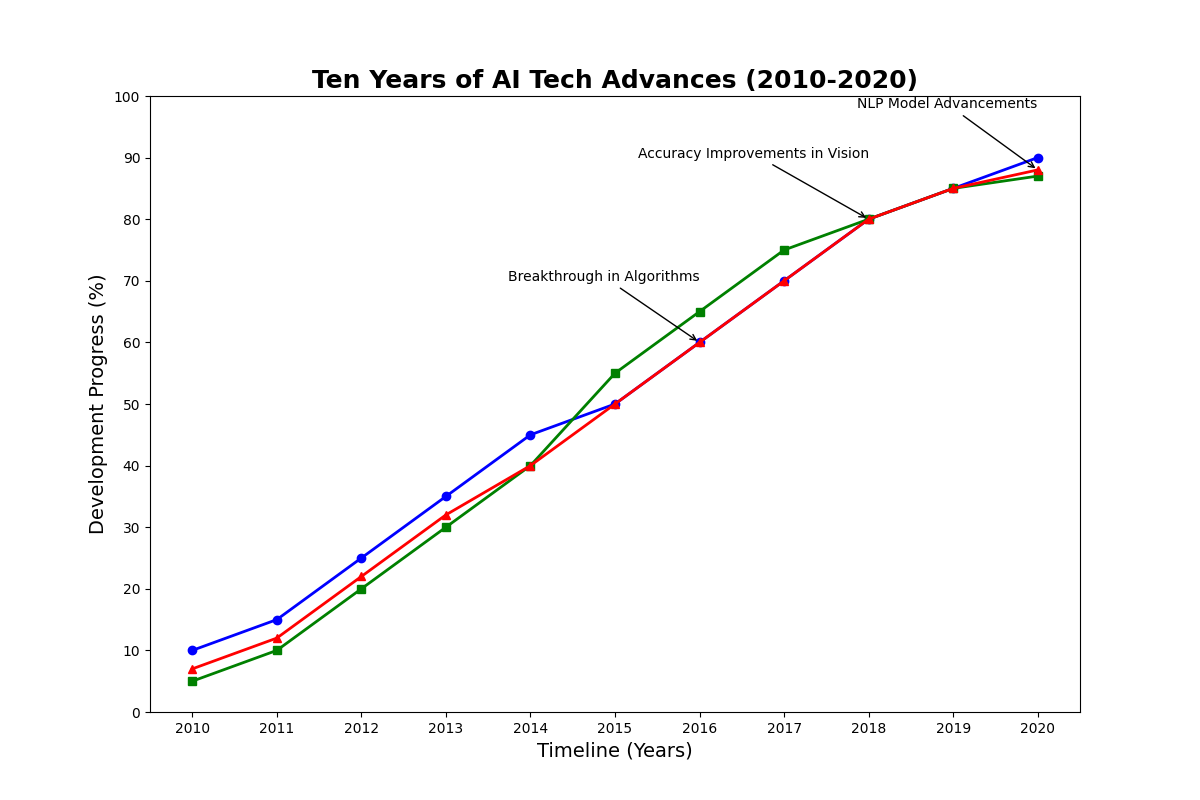

Here is the Python script that generated this plot:
import matplotlib.pyplot as plt
import numpy as np

years = np.arange(2010, 2021)

machine_learning = [10, 15, 25, 35, 45, 50, 60, 70, 80, 85, 90]
computer_vision = [5, 10, 20, 30, 40, 55, 65, 75, 80, 85, 87]
natural_language_processing = [7, 12, 22, 32, 40, 50, 60, 70, 80, 85, 88]

plt.figure(figsize=(12, 8))

plt.plot(years, machine_learning, marker='o', color='blue', linestyle='-', linewidth=2)
plt.plot(years, computer_vision, marker='s', color='green', linestyle='-', linewidth=2)
plt.plot(years, natural_language_processing, marker='^', color='red', linestyle='-', linewidth=2)

plt.annotate('Breakthrough in Algorithms', xy=(2016, machine_learning[6]), xytext=(2016, machine_learning[6] + 10),
            arrowprops=dict(facecolor='black', arrowstyle='->'), fontsize=10, ha='right')
plt.annotate('Accuracy Improvements in Vision', xy=(2018, computer_vision[8]), xytext=(2018, computer_vision[8] + 10),
            arrowprops=dict(facecolor='black', arrowstyle='->'), fontsize=10, ha='right')
plt.annotate('NLP Model Advancements', xy=(2020, natural_language_processing[10]), xytext=(2020, natural_language_processing[10] + 10),
            arrowprops=dict(facecolor='black', arrowstyle='->'), fontsize=10, ha='right')

plt.title('Ten Years of AI Tech Advances (2010-2020)', fontsize=18, fontweight='bold')
plt.xlabel('Timeline (Years)', fontsize=14)
plt.ylabel('Development Progress (%)', fontsize=14)
plt.xticks(years)
plt.yticks(range(0, 101, 10))

plt.show()
